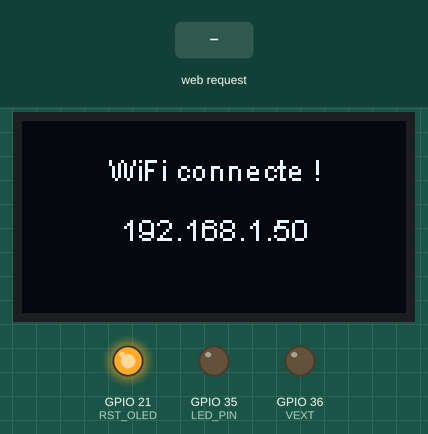
Simulated run of this sketch. Board: ESP32. On the bench: 128×64 one-colour display, output pins drawn as LEDs (lit = HIGH). Inputs (shaded band) come from the test bench. WiFi joins after 1.5 s; servers stay silent unless stated; not simulated (calls return 0 or success): secret.h; what the sketch prints to the serial monitor is not drawn.

Above: at 2.8 s.
2.9 s: HTTP request GET /on received
At 4.1 s:
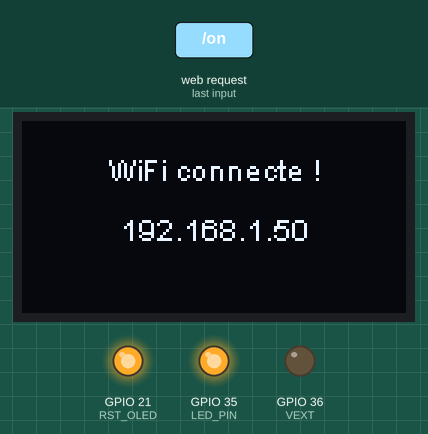
4.4 s: HTTP request GET /off received
At 5.5 s:
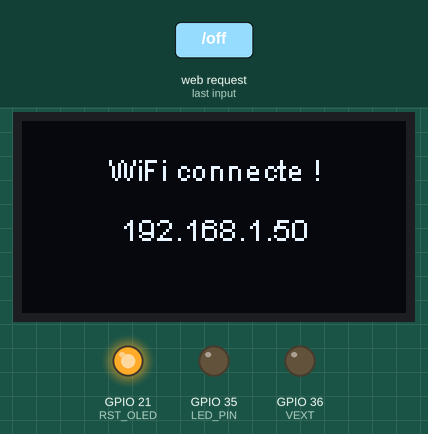
Timing chart, 0 to 7.4 s (numbered marks = the images above; inputs shaded):
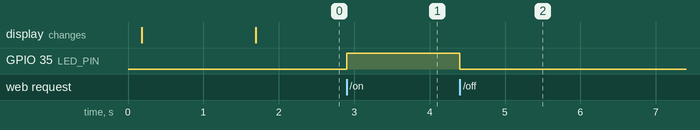

The sketch:

wifi-kit-v3.ino
```cpp
#include <Arduino.h>
#include <WebServer.h>
#include <WiFi.h>
#include "secret.h"
#include "SSD1306Wire.h"

#define SDA_OLED 17
#define SCL_OLED 18
#define RST_OLED 21
#define VEXT     36
#define LED_PIN  35

const char *ssid = WIFI_SSID;
const char *password = WIFI_PASSWORD;

WebServer server(80);

SSD1306Wire display(0x3c, SDA_OLED, SCL_OLED, GEOMETRY_128_64);

void initDisplay() {
  pinMode(VEXT, OUTPUT);
  digitalWrite(VEXT, LOW);
  delay(100);
  pinMode(RST_OLED, OUTPUT);
  digitalWrite(RST_OLED, LOW);
  delay(50);
  digitalWrite(RST_OLED, HIGH);
  display.init();
  display.flipScreenVertically();
}

void showIP(String ip) {
  display.clear();
  display.setFont(ArialMT_Plain_10);
  display.setTextAlignment(TEXT_ALIGN_CENTER);
  display.drawString(64, 10, "WiFi connecte !");
  display.drawString(64, 30, ip);
  display.display();
}

void handleLedOn() {
  digitalWrite(LED_PIN, HIGH);
  server.send(200, "text/html", "<a href='/off'>Eteindre LED</a>");
}

void handleLedOff() {
  digitalWrite(LED_PIN, LOW);
  server.send(200, "text/html", "<a href='/on'>Allumer LED</a>");
}

void handleTemp() {
  float temp = temperatureRead();
  String json = "{\"temperature\": " + String(temp, 1) + "}";
  server.send(200, "application/json", json);
}

void handleMetrics() {
  float temp = temperatureRead();
  String metrics = "";
  metrics += "# HELP esp32_chip_temperature Temperature interne chip\n";
  metrics += "# TYPE esp32_chip_temperature gauge\n";
  metrics += "esp32_chip_temperature " + String(temp, 1) + "\n";
  server.send(200, "text/plain; version=0.0.4", metrics);
}

void handleDashboard() {
  String html = R"(
    <html>
    <body>
      <h1>ESP32 Dashboard</h1>
      <p>Temperature chip : <span id='temp'>...</span> C</p>
      <script>
        setInterval(() => {
          fetch('/temp')
            .then(r => r.json())
            .then(d => document.getElementById('temp').innerText = d.temperature);
        }, 2000);
      </script>
    </body>
    </html>
  )";
  server.send(200, "text/html", html);
}

void setup() {
  Serial.begin(115200);
  pinMode(LED_PIN, OUTPUT);
  initDisplay();

  display.clear();
  display.setFont(ArialMT_Plain_10);
  display.setTextAlignment(TEXT_ALIGN_CENTER);
  display.drawString(64, 24, "Connexion WiFi...");
  display.display();

  WiFi.begin(ssid, password);
  while (WiFi.status() != WL_CONNECTED) {
    delay(500);
    Serial.print(".");
  }

  String ip = WiFi.localIP().toString();
  Serial.println("\nWiFi connecte. IP : " + ip);
  server.on("/", handleDashboard);
  server.on("/temp", handleTemp);
  server.on("/metrics", handleMetrics);
  server.on("/on", handleLedOn);
  server.on("/off", handleLedOff);
  server.begin();
  showIP(ip);  // affiche l'IP sur l'OLED une seule fois
}

void loop() {
  server.handleClient();  // obligatoire, gère les connexions entrantes
}
```

Measured:
- after the input at 2.9 s, GPIO 35 (LED_PIN): LOW → HIGH at once
- after the input at 4.4 s, GPIO 35 (LED_PIN): HIGH → LOW at once
